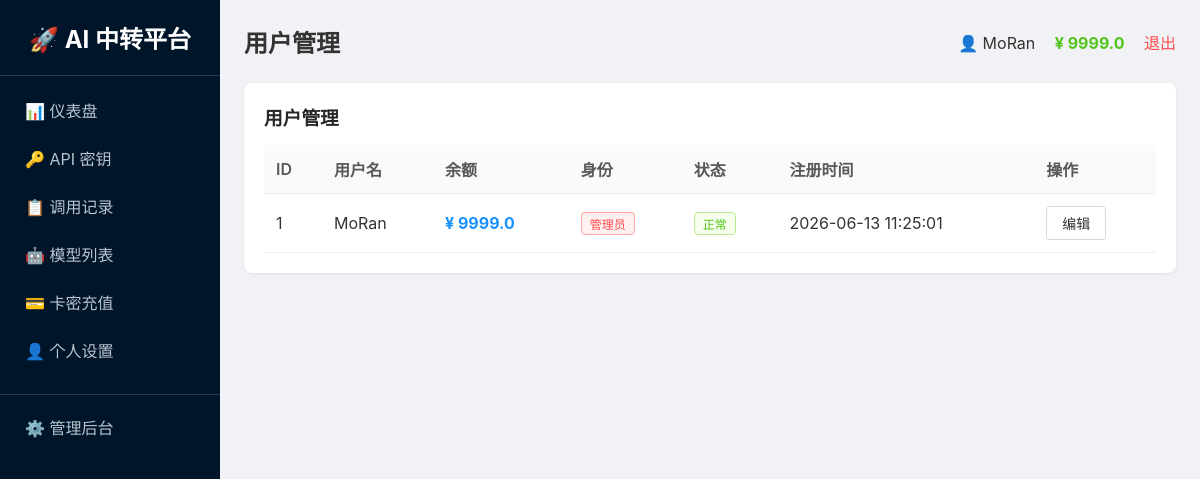
Page /admin/users (signed in) on the committed database.
### tables this page shows
CREATE TABLE users
                 (id INTEGER PRIMARY KEY AUTOINCREMENT,
                  username TEXT UNIQUE NOT NULL,
                  password TEXT NOT NULL,
                  balance REAL DEFAULT 0,
                  is_admin INTEGER DEFAULT 0,
                  status INTEGER DEFAULT 1,
                  created_at TEXT);

### app.py (the view)
@app.route('/admin/users')
@login_required
@admin_required
def admin_users():
    user = get_user()
    conn = get_db()
    if USE_POSTGRES:
        users = fetch_all(conn, "SELECT * FROM users ORDER BY id DESC")
    else:
        users = fetch_all(conn, "SELECT * FROM users ORDER BY id DESC")
    conn.close()
    return render_template('admin_users.html',
                           page_title='用户管理',
                           user=user,
                           menu_items=MENU_ITEMS,
                           active_menu='admin',
                           users=users)

### app.py (called while the page is built)
def get_db():
    if USE_POSTGRES:
        if not PSYCOPG2_AVAILABLE:
            raise RuntimeError("PostgreSQL 数据库需要 psycopg2 库，请安装: pip install psycopg2-binary")
        conn = psycopg2.connect(DATABASE_URL)
        conn.autocommit = False
        return conn
    else:
        import sqlite3
        db_path = os.environ.get('DATABASE_PATH', os.path.join(os.path.dirname(os.path.abspath(__file__)), 'platform.db'))
        conn = sqlite3.connect(db_path)
        conn.row_factory = sqlite3.Row
        return conn

def get_user():
    if 'user_id' not in session:
        return None
    conn = get_db()
    if USE_POSTGRES:
        cursor = conn.cursor(cursor_factory=RealDictCursor)
        cursor.execute("SELECT * FROM users WHERE id = %s", (session['user_id'],))
        user = cursor.fetchone()
        cursor.close()
    else:
        cursor = conn.cursor()
        cursor.execute("SELECT * FROM users WHERE id = ?", (session['user_id'],))
        row = cursor.fetchone()
        cursor.close()
        if row:
            columns = [desc[0] for desc in cursor.description]
            user = dict(zip(columns, row))
        else:
            user = None
    conn.close()
    return user

def login_required(f):
    @wraps(f)
    def decorated_function(*args, **kwargs):
        if 'user_id' not in session:
            return redirect('/login')
        return f(*args, **kwargs)
    return decorated_function

def admin_required(f):
    @wraps(f)
    def decorated_function(*args, **kwargs):
        if session.get('is_admin', 0) != 1:
            abort(403)
        return f(*args, **kwargs)
    return decorated_function

def fetch_all(conn, query, params=None):
    if USE_POSTGRES:
        cursor = conn.cursor(cursor_factory=RealDictCursor)
        cursor.execute(query, params or ())
        results = cursor.fetchall()
        cursor.close()
        return results
    else:
        cursor = conn.cursor()
        cursor.execute(query, params or ())
        rows = cursor.fetchall()
        columns = [desc[0] for desc in cursor.description]
        results = [dict(zip(columns, row)) for row in rows]
        cursor.close()
        return results

### templates/admin_users.html (shortened to what this page needs)
{% extends "base.html" %}
{% block content %}
<div class="card">
    <h3>用户管理</h3>
    <table>
        <tr><th>ID</th><th>用户名</th><th>余额</th><th>身份</th><th>状态</th><th>注册时间</th><th>操作</th></tr>
        {% for u in users %}
        <tr>
            <td>{{ u.id }}</td>
            <td>{{ u.username }}</td>
            <td style="color:#1890ff;font-weight:bold">¥ {{ u.balance|round(2) }}</td>
            <td>{% if u.is_admin %}<span class="tag tag-red">管理员</span>{% else %}普通用户{% endif %}</td>
            <td>{% if u.status %}<span class="tag tag-green">正常</span>{% else %}<span class="tag tag-red">禁用</span>{% endif %}</td>
            <td>{{ u.created_at }}</td>
            <td><a href="/admin/user/edit/{{ u.id }}" class="btn btn-default">编辑</a></td>
        </tr>
        {% endfor %}
    </table>
</div>
{% endblock %}

### templates/base.html (shortened to what this page needs)
<!DOCTYPE html>
<html>
<head>
</head>
<body>
    <div class="layout">
        <div class="sidebar">
            <h2>🚀 AI 中转平台</h2>
            {% for key, name, url in menu_items %}
                <a href="{{ url }}" class="menu-item {{ 'active' if active_menu == key else '' }}">{{ name }}</a>
            {% endfor %}
            {% if user and user.is_admin %}
                <a href="/admin" class="menu-item" style="margin-top:20px;border-top:1px solid #1f3a5f;padding-top:20px">⚙️ 管理后台</a>
            {% endif %}
        </div>
        <div class="main">
            <div class="header">
                <h2>{{ page_title }}</h2>
                <div>
                    <span>👤 {{ user.username if user else '未登录' }}</span>
                <span style="margin-left:15px;color:#52c41a;font-weight:bold">¥ {{ (user.balance|round(2)) if user else 0 }}</span>
                    <a href="/logout" class="logout">退出</a>
                </div>
            </div>
            {% block content %}{% endblock %}
        </div>
    </div>
</body>
</html>

### templates/base.html (style rules this page uses)
* { margin:0;padding:0;box-sizing:border-box }
body { font-family:-apple-system,BlinkMacSystemFont,'Segoe UI',Roboto,sans-serif;background:#f0f2f5;min-height:100vh;color:#333 }
.layout { display:flex;min-height:100vh }
.sidebar { width:220px;background:#001529;color:white;padding:20px 0;flex-shrink:0 }
.sidebar h2 { text-align:center;padding:0 20px 20px;border-bottom:1px solid #1f3a5f;margin-bottom:10px }
.menu-item { display:block;padding:12px 25px;color:#b8c5d1;text-decoration:none;transition:all 0.2s }
.main { flex:1;padding:24px;overflow-y:auto }
.header { display:flex;justify-content:space-between;align-items:center;margin-bottom:24px }
.card { background:white;border-radius:8px;padding:20px;box-shadow:0 1px 3px rgba(0,0,0,0.08);margin-bottom:20px }
.card h3 { margin-bottom:15px;color:#262626 }
table { width:100%;border-collapse:collapse }
th,td { padding:12px;text-align:left;border-bottom:1px solid #f0f0f0 }
th { background:#fafafa;font-weight:600;color:#595959 }
.btn { padding:6px 15px;border-radius:4px;border:none;cursor:pointer;font-size:14px;display:inline-block;text-decoration:none }
.btn-default { background:#fff;border:1px solid #d9d9d9;color:#333 }
.tag { display:inline-block;padding:2px 8px;border-radius:4px;font-size:12px }
.tag-green { background:#f6ffed;color:#52c41a;border:1px solid #b7eb8f }
.tag-red { background:#fff1f0;color:#ff4d4f;border:1px solid #ffa39e }
.logout { color:#ff4d4f;text-decoration:none;margin-left:15px }

### rows in the picture
users: username "MoRan", balance "9999.0", id "1", is_admin "管理员", status "正常", created_at "2026-06-13 11:25:01"

### other values in the picture
{{ name }} "📊 仪表盘" "🔑 API 密钥" "📋 调用记录" "🤖 模型列表" "💳 卡密充值" "👤 个人设置"
{{ page_title }} "用户管理"
